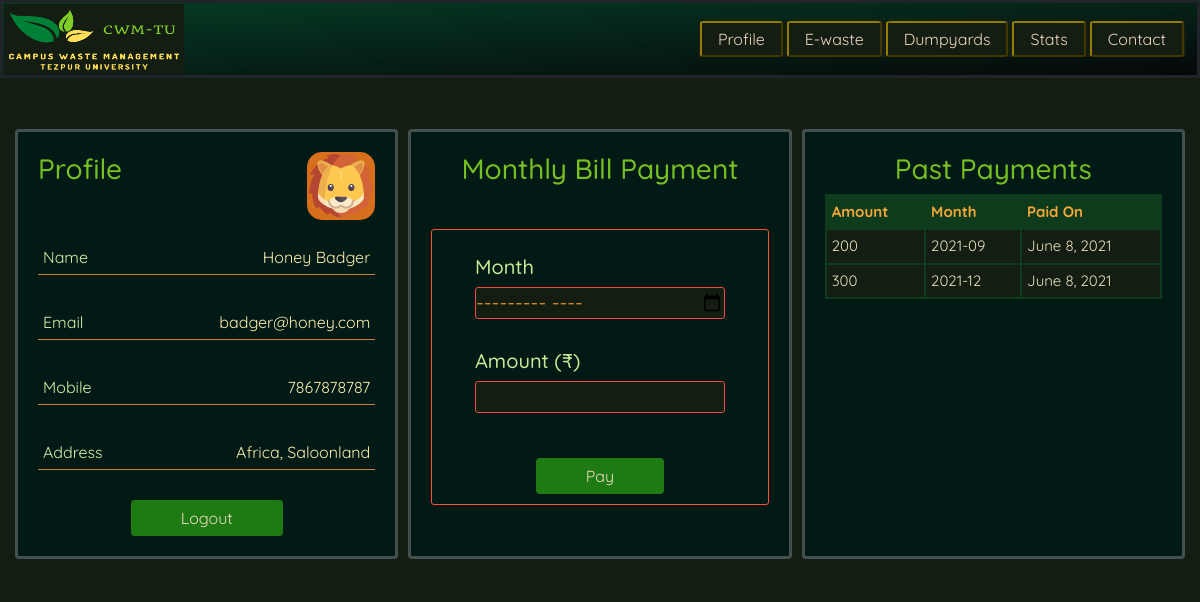
/logwaste/profile/ (signed in), run on the app's committed database.
### logwaste/models.py (models this page shows, shortened)
class MyUser(AbstractBaseUser):
    email = models.EmailField(
        verbose_name="email address", max_length=60, unique=True)
    full_name = models.CharField(verbose_name="name", max_length=40)
    mobile = models.CharField(max_length=10, verbose_name="mobile")
    address = models.CharField(max_length=100, verbose_name="address")
    date_joined = models.DateTimeField(
        verbose_name="date joined", auto_now_add=True)
    last_login = models.DateTimeField(verbose_name="last login", auto_now=True)
    is_admin = models.BooleanField(default=False)
    is_active = models.BooleanField(default=True)
    is_staff = models.BooleanField(default=True)
    is_superuser = models.BooleanField(default=False)
    USERNAME_FIELD = "email"
    REQUIRED_FIELDS = ['full_name', 'mobile', 'address']
    objects = MyUserManager()

class Bills(models.Model):
    bill_id = models.IntegerField()
    bill_amount = models.IntegerField()
    bill_month = models.CharField(max_length=10)
    bill_date = models.DateField()

### logwaste/views.py (the view, shortened to what this page needs)
# urls.py: path('profile/', views.profile),
def profile(request):
    if request.user.is_superuser:
        cursor = connection.cursor()
        cursor.execute(
            "SELECT logwaste_myuser.id,logwaste_myuser.full_name, logwaste_bills.bill_amount, logwaste_bills.bill_month, logwaste_bills.bill_date FROM logwaste_myuser JOIN logwaste_bills ON logwaste_myuser.id=logwaste_bills.bill_id")
        data = dictfetchall(cursor)
        print(data)
        ew = request.user
        return render(request, 'profile.html', {'ew': ew, 'data': data})
    elif request.user.is_authenticated:
        data = Bills.objects.filter(bill_id=request.user.id)
        ew = request.user
        return render(request, 'profile.html', {'ew': ew, 'data': data})
    else:
        return HttpResponseRedirect('/logwaste/logins/')

### templates/profile.html (shortened to what this page needs)
{% extends 'base.html' %}
{% load static %}
{% block style %}
<link rel="stylesheet" href="{% static 'css/profiles.css' %}">
{% endblock style %}
{% block rest %}
<div class="rest">
    {% if request.user.is_superuser %}
    <div class="lefts">
        <div class="left">
            <div class="down">
                <h3>Say what</h3>
            </div>
        </div>
        <div class="left">
            <h3>Create Superuser</h3>
            <h3>Update Dumpyards</h3>
            <h3>Update Stats</h3>
        </div>
    </div>
    <div class="left2">
        <h2 class="hh1">Payments Received</h2>
        <table id="customers">
            <th>UserID</th>
            <th>Name</th>
            <th>Amount</th>
            <th>Month</th>
            <th>Paid On</th>
            <tr>
                {% for data in data %}
                <td>{{data.id}}</td>
                <td>{{data.full_name}}</td>
                <td>{{data.bill_amount}}</td>
                <td>{{data.bill_month}}</td>
                <td>{{data.bill_date}}</td>
            </tr>
            {% endfor %}
        </table>
    </div>
    {% else %}
    <div class="left">
        <div class="up">
            <div class="pics">
                <h2>Profile</h2>
                {% if ew.full_name.0 < 'F' %} <img src="{% static 'images/fox.png' %}" class="img1">
                    {% elif ew.full_name.0 < 'L' %} <img src="{% static 'images/lion.png' %}" class="img1">
                        {% elif ew.full_name.0 < 'R' %} <img src="{% static 'images/penguin.png' %}" class="img1">
                            {% else %}
                            <img src="{% static 'images/owl.png' %}" class="img1">
                            {% endif %}
            </div>
            <div class="here">
                <div class="there">Name</div>
                <div class="fetch">{{ew.full_name}}</div>
            </div>
            <div class="here">
                <div class="there">Email</div>
                <div class="fetch">{{ew.email}}</div>
            </div>
            <div class="here">
                <div class="there">Mobile</div>
                <div class="fetch">{{ew.mobile}}</div>
            </div>
            <div class="here">
                <div class="there">Address</div>
                <div class="fetch">{{ew.address}}</div>
            </div>
        </div>
        <div class="down">
            <a href="{% url 'logout' %}"><button class="buttoned">Logout</button></a>
        </div>
    </div>
    <div class="left1">
        <h2 class="hh">Monthly Bill Payment</h2>
        <div class="oranges">
            <form action="" method="POST">
                <div class="some">
                    <div class="it">
                        <h5>Month</h5>
                        <input type="month" id="month" name="month" class="bg" required><br>
                    </div>
                    <div class="it">
                        <h5>Amount (₹)</h5>
                        <input type="text" id="amount" name="amount" class="bg" required><br>
                    </div>
                    <div class="keep">
                        <input type="submit" value="Pay" class="buttoned">
                    </div>
                </div>
            </form>
        </div>
    </div>
    <div class="left2">
        <h2 class="hh1">Past Payments</h2>
        <table id="customers">
            <th>Amount</th>
            <th>Month</th>
            <th>Paid On</th>
            <tr>
                {% for data in data %}
                <td>{{data.bill_amount}}</td>
                <td>{{data.bill_month}}</td>
                <td>{{data.bill_date}}</td>
            </tr>
            {% endfor %}
        </table>
    </div>
    {% endif %}
</div>
{% endblock rest %}

### static/css/profiles.css (style rules this page uses)
* { background-color: #141D11; box-sizing: border-box; margin: 0; padding: 0; }
.rest { display: flex; flex-direction: row; color: aliceblue; padding: 10px; margin-top: 3%; }
.left, .left1, .left2 { display: flex; flex: 1; flex-direction: column; border-style:solid; border-width:3px; border-color: rgb(68, 80, 80); padding: 20px; margin: 5px; border-radius: 4px; background-color: rgb(2, 26, 21); }
.up { display: flex; flex-direction: column; background-color: rgb(2, 26, 21); }
.some { display: flex; flex-direction: column; margin-top:50px; padding: 10px; margin-top: 35px; border-width: 1px; border-style: solid; border-color: rgb(250, 83, 53); border-radius: 3px; background-color: rgb(2, 26, 21); }
.it { align-self: center; padding: 15px; background-color: rgb(2, 26, 21); }
.down { display: flex; flex-direction: row; justify-content:center; background-color: rgb(2, 26, 21); margin-top: 20px; }
.here { font-family: 'Quicksand', sans-serif; border-bottom-color: rgb(192, 128, 67); border-bottom-width: 1px; border-bottom-style:solid; display: flex; flex-direction: row; justify-content: space-between; margin-top: 20px; margin-bottom: 10px; padding: 5px; font-size: 16px; color: rgb(252, 238, 176); background-color: rgb(2, 26, 21); }
.pics { display: flex; flex-direction: row; justify-content: space-between; background-color: rgb(2, 26, 21); }
.there { font-family: 'Quicksand', sans-serif; color:rgb(215, 241, 169); background-color: rgb(2, 26, 21); }
.fetch { background-color: rgb(2, 26, 21); }
h2 { color:#77c023; font-size: 28px; font-family: 'Quicksand', sans-serif; background-color: rgb(2, 26, 21); }
.hh { color:#77c023; font-size: 28px; font-family: 'Quicksand', sans-serif; align-self: center; background-color: rgb(2, 26, 21); }
.hh1 { color:#77c023; font-size: 28px; font-family: 'Quicksand', sans-serif; align-self: center; background-color: rgb(2, 26, 21); }
h5 { align-self: center; font-family: 'Quicksand', sans-serif; color:#c4ec96; font-size: 20px; background-color: rgb(2, 26, 21); }
.oranges { background-color: rgb(2, 26, 21); }
.keep { display: flex; flex-direction: column; margin-top: 30px; background-color: rgb(2, 26, 21); }
.buttoned { font-family: 'Quicksand', sans-serif; color: rgba(253, 226, 204, 0.932); font-size: 16px; background-color: rgb(30, 122, 18); padding: 4px 48px; border-radius: 4px; border-style: solid; border-color: rgb(30, 122, 18); transition-duration: 0.3s; cursor: pointer; align-self: center; }
.img1 { padding:2px; background-color:#d7701d; border-radius:15px; }
.bg { background-color: #141D11; color: rgb(235, 155, 50); font-size: 20px; border-style: solid; border-color: rgb(238, 77, 65); border-width: 1px; border-radius: 3px; font-family: 'Quicksand', sans-serif; width:250px; }
#customers { font-family: 'Quicksand', sans-serif; border-collapse: collapse; width: 100%; font-size:15px; color:#e8e0be; }
#customers td, #customers th { border: 2px solid #0d3b1c; padding: 5px; }
#customers tr:nth-child(even) { background-color: #f2f2f2; }
#customers th { padding-top: 5px; padding-bottom: 5px; text-align: left; background-color: #0d3b1c; color: #f5a838; }

### data on the page
MyUser: full_name "Honey Badger", email "badger@honey.com", mobile "7867878787", address "Africa, Saloonland"
Bills: bill_amount "200", bill_month "2021-09", bill_date "June 8, 2021"
Bills: bill_amount "300", bill_month "2021-12", bill_date "June 8, 2021"
